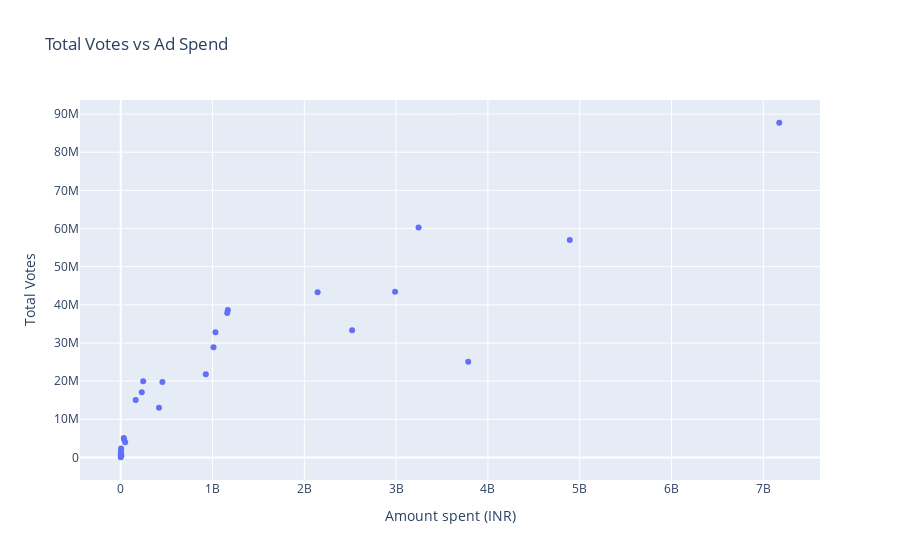

Source (notebook cell):
### Code cell
# Visualization: Total Votes vs. Ad Spend
fig = px.scatter(total_votes_vs_spend, x='Amount spent (INR)', y='Total Votes', title='Total Votes vs Ad Spend', hover_name='State')
fig.show()

### Figure 1 — Plotly figure (JSON) as saved in the notebook; plotly's stock layout.template omitted (floating-point values rounded to 4 significant figures)
{"data": [{"hovertemplate": "<b>%{hovertext}</b><br><br>Amount spent (INR)=%{x}<br>Total Votes=%{y}<extra></extra>", "hovertext": ["Andhra Pradesh", "Arunachal Pradesh", "Assam", "Bihar", "Chandigarh", "Chhattisgarh", "Goa", "Gujarat", "Haryana", "Himachal Pradesh", "Jammu and Kashmir", "Jharkhand", "Karnataka", "Kerala", "Lakshadweep", "Madhya Pradesh", "Maharashtra", "Manipur", "Meghalaya", "Mizoram", "Nagaland", "Odisha", "Puducherry", "Rajasthan", "Sikkim", "Tamil Nadu", "Telangana", "Tripura", "Uttar Pradesh", "Uttarakhand", "West Bengal"], "legendgroup": "", "marker": {"color": "#636efa", "symbol": "circle"}, "mode": "markers", "name": "", "orientation": "v", "showlegend": false, "type": "scatter", "x": [2520493300, 2771308, 244693274, 2144769680, 6507258, 162836146, 4328418, 1010634975, 416834110, 48046464, 32875305, 229321946, 1166463116, 453624020, 19847, 1159795608, 4892020368, 2667186, 1768440, 481052, 599170, 3785297817, 1535672, 1031708075, 4379297, 2988281712, 926434822, 3714918, 7173450480, 35704485, 3244289832], "xaxis": "x", "y": [33340560, 693441, 19988275, 43314880, 448547, 15040444, 896958, 28854134, 13010201, 4002541, 5111538, 17098056, 38657725, 19777478, 48630, 37847251, 57006778, 1588215, 1705535, 487013, 760507, 25062972, 807724, 32835448, 370765, 43458875, 21814025, 2314859, 87722970, 4771288, 60268908], "yaxis": "y"}], "layout": {"legend": {"tracegroupgap": 0}, "title": {"text": "Total Votes vs Ad Spend"}, "xaxis": {"anchor": "y", "domain": [0, 1], "title": {"text": "Amount spent (INR)"}}, "yaxis": {"anchor": "x", "domain": [0, 1], "title": {"text": "Total Votes"}}}}
